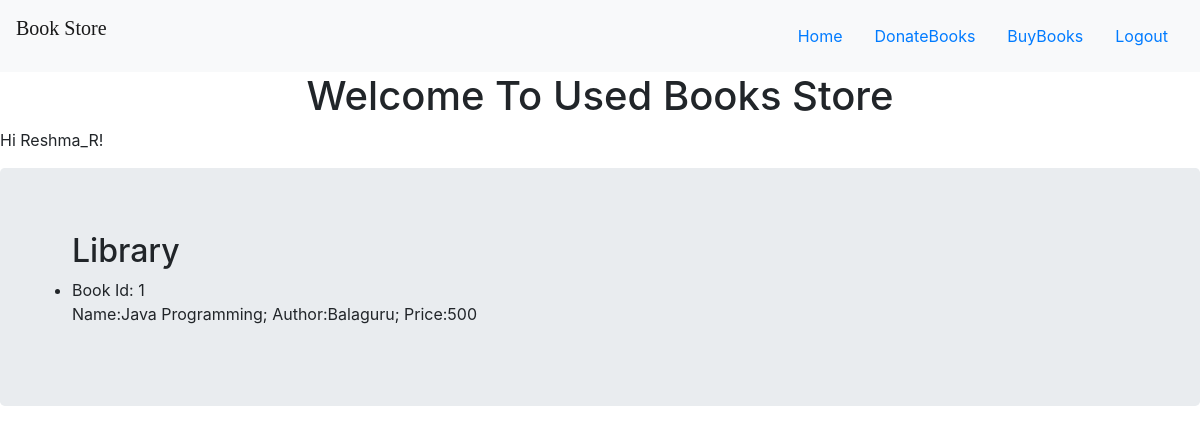
The page / (signed in) on the database its author committed.
### book/models.py (models this page shows, shortened)
class User(db.Model, UserMixin):
    __tablename__ = 'users'
    id = db.Column(db.Integer, primary_key = True)
    email = db.Column(db.String(64), unique = True, index= True)
    username = db.Column(db.String(64), unique = True, index = True)
    password_hash = db.Column(db.String(128))

class Book(db.Model):
    __tablename__ = "books"
    id = db.Column(db.Integer,primary_key = True)
    name = db.Column(db.Text)
    author = db.Column(db.Text)
    price = db.Column(db.Integer)
    def __repr__(self):
        return (f"Name:{self.name}; Author:{self.author}; Price:{self.price}")

### app.py (the view)
@app.route('/')
def index():
    books = Book.query.all()
    return render_template('home.html',books=books)

### book/models.py (called while the page is built)
@login_manager.user_loader
def load_user(user_id):
    return User.query.get(user_id)

### book/templates/home.html
{% extends "base.html" %}
{% block content %}
    {% if current_user.is_authenticated %}
    <p>Hi {{ current_user.username }}!</p>
  {% endif %}
  <div class="jumbotron">
    <ul>
        <h2>Library</h2>
        {% for book in books %}
        <li>Book Id: {{book.id}} <br> {{book}}</li>
        {% endfor %}
    </ul>
{% endblock %}

### rows shown on the page
User: username "Reshma_R"
Book: id "1", name+author+price "Name:Java Programming; Author:Balaguru; Price:500"
